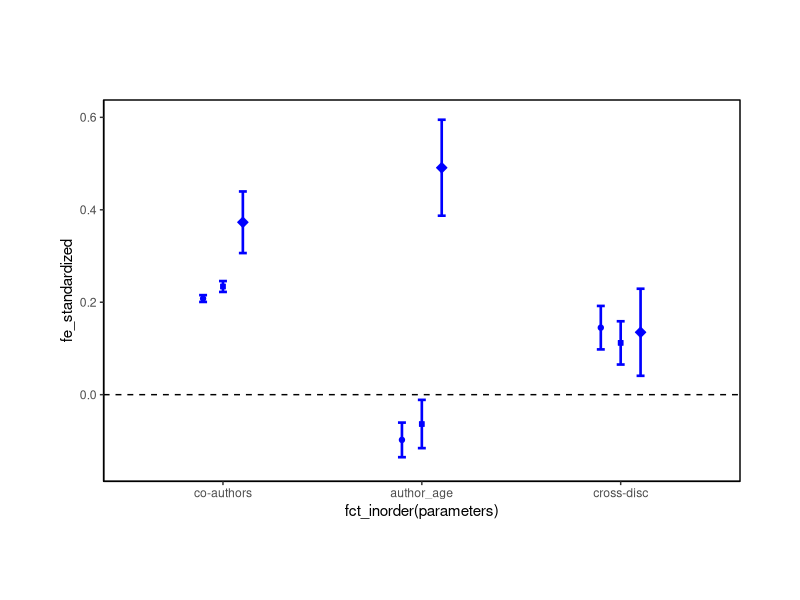

Here is the R script that generated this plot:
library(ggplot2)
library(dplyr)
library(forcats)

df_all <- data.frame(parameters = c("co-authors", "author_age", "cross-disc"),
                 fe_standardized = c(0.208, -0.0978, 0.145),
                 fe_stand_error = c(0.00365, 0.0187, 0.0235))

df_xd <- data.frame(parameters = c("co-authors", "author_age", "cross-disc"),
                 fe_standardized = c(0.234, -0.0635, 0.112),
                 fe_stand_error = c(0.00588, 0.0261, 0.0234))

df_matched <- data.frame(parameters = c("co-authors", "author_age", "cross-disc"),
                      fe_standardized = c(0.373, 0.491, 0.135),
                      fe_stand_error = c(0.0333, 0.0519, 0.0471))


fig5B <- ggplot(df_xd, aes(x=parameters, y=fe_standardized))

fig5B + 
  geom_point(data = df_xd, 
             colour = "blue", size = 1.5, shape = 22, fill = "blue") +
  geom_errorbar(aes(ymin = fe_standardized + fe_stand_error * 2, 
                    ymax = fe_standardized - fe_stand_error * 2),
                width=0.04, colour = "blue", size=0.9) +
  
  geom_point(data = df_all, 
             aes(x = c(0.9, 1.9, 2.9), y=fe_standardized),
             colour = "blue", size = 1.5, shape = 21, fill = "blue") +
  geom_errorbar(data = df_all, 
                aes(x=c(0.9, 1.9, 2.9),
                    ymin = fe_standardized + fe_stand_error * 2, 
                    ymax = fe_standardized - fe_stand_error * 2), 
                width=0.04, colour = "blue", size=0.9) +

  geom_point(data = df_matched, 
           aes(x = c(1.1, 2.1, 3.1), y=fe_standardized),
           colour = "blue", size = 2.5, shape = 23, fill = "blue") +
  geom_errorbar(data = df_matched, 
                aes(x=c(1.1, 2.1, 3.1),
                    ymin = fe_standardized + fe_stand_error * 2, 
                    ymax = fe_standardized - fe_stand_error * 2), 
                width=0.04, colour = "blue", size=0.9) +
  
  aes(x = fct_inorder(parameters)) +
  coord_cartesian(ylim = c(-.15, .6), clip = 'off') +
  theme(plot.margin = unit(c(5,3,4,3), "lines"))  +
  geom_hline(yintercept=c(0,3), linetype="dashed") +
  
  theme(axis.line = element_line(colour = "black"),
        panel.background = element_blank(),
        panel.border = element_rect(colour = "black", fill=NA, size=.5)
  )
  
